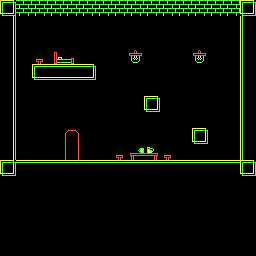

This game map was drawn from its Tiled (.tmx) file and the tilesets committed beside it. A one-line description and the full map source follow:
An orthogonal 16x16 tile map with 16x16 px tiles, 1 tile layer (Tile Layer 1).

<map version="1.2" tiledversion="1.3.4" orientation="orthogonal" renderorder="right-down" width="16" height="16" tilewidth="16" tileheight="16" infinite="0" backgroundcolor="#000000" nextlayerid="2" nextobjectid="1">
 <editorsettings>
  <export target="house.lua" format="lua" />
 </editorsettings>
 <tileset firstgid="1" source="tileset.tsx" />
 <layer id="1" name="Tile Layer 1" width="16" height="16">
  <data encoding="csv">
236,225,225,225,225,225,225,225,225,225,225,225,225,225,225,236,
171,0,0,0,0,0,0,0,0,0,0,0,0,0,0,169,
171,0,0,0,0,0,0,0,0,0,0,0,0,0,0,169,
171,0,581,613,614,0,0,0,582,0,0,0,582,0,0,169,
171,0,233,234,234,235,0,0,0,0,0,0,0,0,0,169,
171,0,0,0,0,0,0,0,0,0,0,0,0,0,0,169,
171,0,0,0,0,0,0,0,0,236,0,0,0,0,0,169,
171,0,0,0,0,0,0,0,0,0,0,0,0,0,0,169,
171,0,0,0,577,0,0,0,0,0,0,0,236,0,0,169,
171,0,0,0,609,0,0,581,644,646,581,0,0,0,0,169,
236,138,138,138,138,138,138,138,138,138,138,138,138,138,138,236,
0,0,0,0,0,0,0,0,0,0,0,0,0,0,0,0,
0,0,0,0,0,0,0,0,0,0,0,0,0,0,0,0,
0,0,0,0,0,0,0,0,0,0,0,0,0,0,0,0,
0,0,0,0,0,0,0,0,0,0,0,0,0,0,0,0,
0,0,0,0,0,0,0,0,0,0,0,0,0,0,0,0
</data>
 </layer>
</map>
